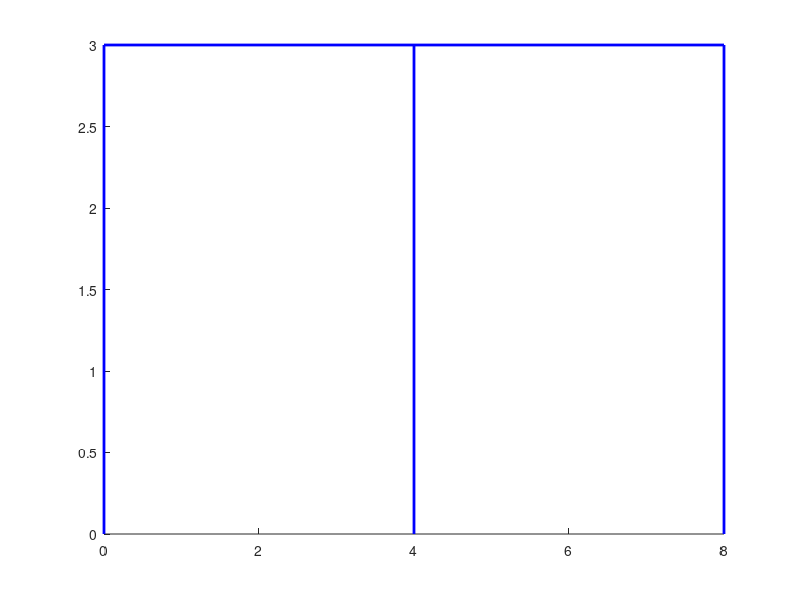

This figure's MATLAB source: (Note: this script raises an error after producing the figure.)
function dibujoplano(X,Y,NI,NJ)
%
% Programa para dibujar una estructura plana
%
% Por: Roberto Aguiar Falconi
%           CEINCI-ESPE
%         Septiembre de 2009  (adaptado a Hekatan Lab)
%-------------------------------------------------------------
% dibujoplano (X,Y,NI,NJ)
%-------------------------------------------------------------
% X        Vector que contiene coordenadas en X
% Y        Vector que contiene coordenadas en Y
% NI       Vector con los nudos iniciales de los elementos
% NJ       Vector con los nudos finales de los elementos

if nargin < 4
    % Datos de ejemplo: portico plano de 2 vanos y 1 piso
    X  = [0 4 8 0 4 8];
    Y  = [0 0 0 3 3 3];
    NI = [1 2 3 4 5];
    NJ = [4 5 6 5 6];
end

figure; hold on;
nel = length(NI);
for e = 1:nel
    xi = X(NI(e)); yi = Y(NI(e));
    xj = X(NJ(e)); yj = Y(NJ(e));
    plot([xi xj], [yi yj], 'b-', 'LineWidth', 2);
end

% Numero de cada elemento en el punto medio (rojo)
xm = (X(NI) + X(NJ)) / 2;
ym = (Y(NI) + Y(NJ)) / 2;
text(xm, ym, 1:nel, 'Color', 'red', 'FontSize', 10);

% Nudos y su numeracion (negro)
plot(X, Y, 'ko', 'MarkerFaceColor', 'k');
text(X, Y, 1:length(X), 'Color', 'black', 'FontSize', 10);

hold off; axis equal;
title('Numeracion de nudos y elementos');
end
